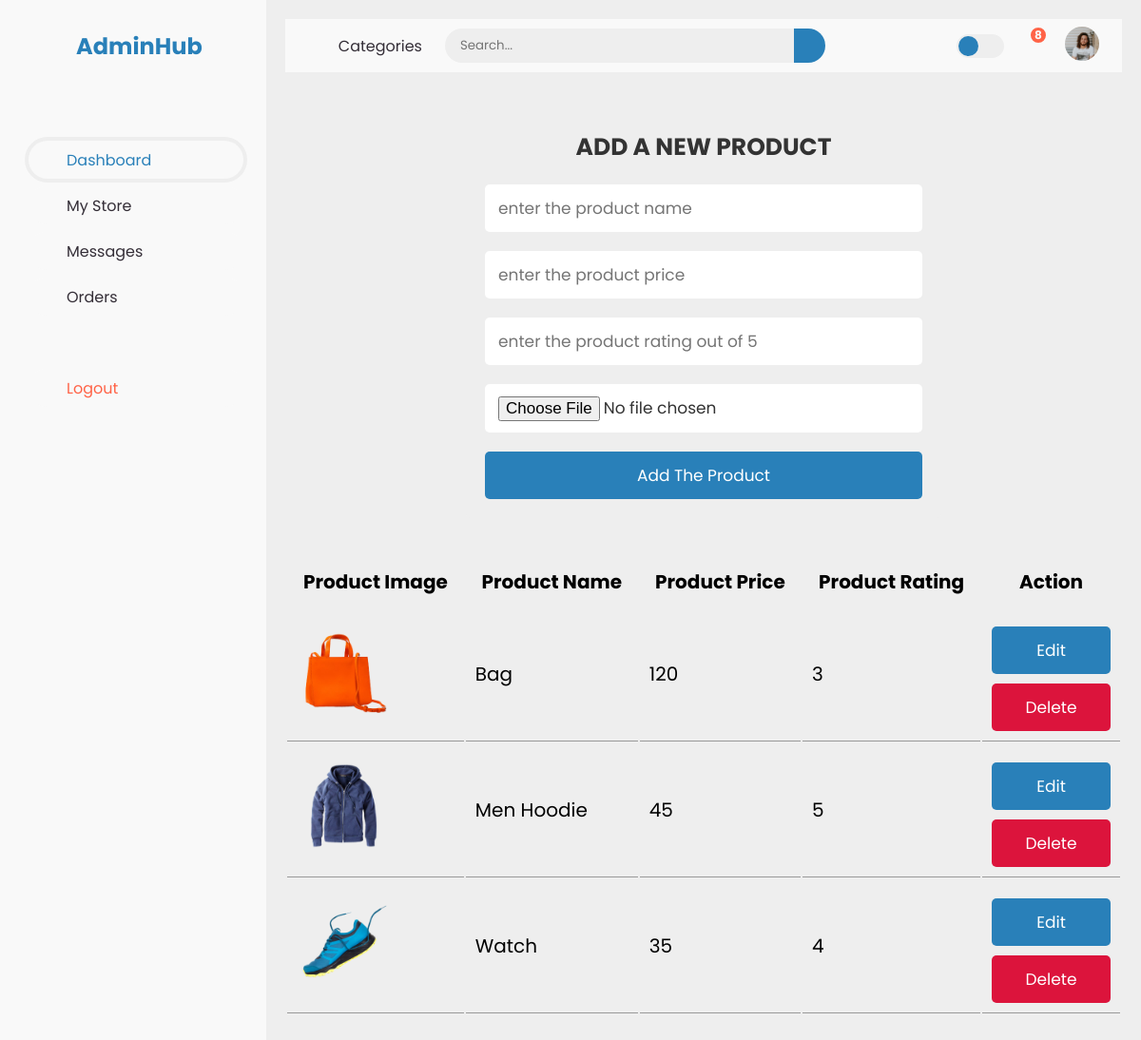
The app's page /admin/mystore.php (signed in) with its own data.
### tables this page shows
CREATE TABLE `products` (
  `id` int(100) NOT NULL,
  `name` varchar(100) NOT NULL,
  `details` varchar(500) NOT NULL,
  `price` int(10) NOT NULL,
  `rating` int(1) NOT NULL DEFAULT 0,
  `image` varchar(100) NOT NULL
);

### admin/mystore.php (the view, shortened to what this page needs)
<?php
include 'functions.php';
?>
<!DOCTYPE html>
<html lang="en">
<head>
	<link href='/public/css/boxicons.min.css' rel='stylesheet'>
	<link rel="stylesheet" href="../public/css/admin.css">
	<link rel="stylesheet" href="../public/css/mystore.css">
</head>
<body>
	<section id="sidebar">
		<a href="#" class="brand">
			<i class='bx bxs-smile'></i>
			<span class="text">AdminHub</span>
		</a>
		<ul class="side-menu top">
			<li class="active">
				<a href="index.php">
					<i class='bx bxs-dashboard' ></i>
					<span class="text">Dashboard</span>
				</a>
			</li>
			<li>
				<a href="mystore.php">
					<i class='bx bxs-shopping-bag-alt' ></i>
					<span class="text">My Store</span>
				</a>
			</li>
			<li>
				<a href="messages.php">
					<i class='bx bxs-message-dots' ></i>
					<span class="text">Messages</span>
				</a>
			</li>
			<li>
				<a href="orders.php">
					<i class='bx bxs-group' ></i>
					<span class="text">Orders</span>
				</a>
			</li>
		</ul>
		<ul class="side-menu">
			<li>
				<a href="/logout.php" class="logout">
					<i class='bx bxs-log-out-circle' ></i>
					<span class="text">Logout</span>
				</a>
			</li>
		</ul>
	</section>
	<section id="content">
		<nav>
			<i class='bx bx-menu' ></i>
			<a href="#" class="nav-link">Categories</a>
			<form action="#">
				<div class="form-input">
					<input type="search" placeholder="Search...">
					<button type="submit" class="search-btn"><i class='bx bx-search' ></i></button>
				</div>
			</form>
			<label for="switch-mode" class="switch-mode"></label>
			<a href="#" class="notification">
				<i class='bx bxs-bell' ></i>
				<span class="num">8</span>
			</a>
			<a href="#" class="profile">
				<img src="../public/imgs/people.png">
			</a>
		</nav>
		<div class="container">
			<section>
				<form action="" method="post" class="add-product-form" enctype ="multipart/form-data">
					<h3>Add a new product</h3>
					<input type="text" name="product_name" placeholder="enter the product name" class="box" required>
					<input type="number" name="product_price" min="0" placeholder="enter the product price" class="box" required>
					<input type="number" name="product_rating" min="0" placeholder="enter the product rating out of 5" class="box" required>
					<input type="file" name="product_image" accept="image/png, image/jpg, image/jpeg" class="box" required>
					<input type="submit" value="Add the product" name="add_product" class="btn">
				</form>
			</section>
		</div>
		<?php
		$query = "SELECT * FROM PRODUCTS";
		$select = $conn->query($query);
		?>
		<div class="product-display">
			<table class="product-display-table">
				<thead>
					<tr>
						<th>Product image</th>
						<th>Product name</th>
						<th>Product price</th>
						<th>Product rating</th>
						<th colspan="2">action</th>
					</tr>
					<?php
					while($row = $select->fetch(PDO::FETCH_ASSOC)){
					?>
					<tr>
						<td><img src="/public/imgs/products/<?= $row['image'];?>" height="100" alt=""></td>
						<td><?php echo $row['name'];?></td>
						<td><?php echo $row['price'];?></td>
						<td><?php echo $row['rating'];?></td>
						<td>
							<a href="admin_update.php?edit=<?php echo $row['id'];?>" class="btn"><i class="fas fa-edit"></i>edit</a>
							<a href="mystore.php?delete=<?php echo $row['id'];?>" class="btn"><i class="fas fa-trash"></i>delete</a>
						</td>
					</tr>
					<?php };?>
				</thead>
			</table>
		</div>
	</section>
</body>
</html>

### public/css/mystore.css (style rules this page uses)
:root { --blue:#2980b9; --red:tomato; --orange:orange; --black:#333; --white:#fff; --bg-color:#eee; --dark-bg:rgba(0,0,0,.7); --box-shadow:0 .5rem 1rem rgba(0,0,0,.1); --border:.1rem solid #999; }
* { font-family: 'Poppins', sans-serif; margin:0; padding:0; box-sizing: border-box; outline: none; border:none; text-decoration: none; text-transform: capitalize; }
html { font-size: 62.5%; overflow-x: hidden; }
.btn, .option-btn, .delete-btn { display: block; width: 100%; text-align: center; background-color: var(--blue); color:var(--white); font-size: 1.7rem; padding:1.2rem 3rem; border-radius: .5rem; cursor: pointer; margin-top: 1rem; }
.product-display { margin: 2rem 0; overflow-y: scroll; }
.product-display .product-display-table { width:100% }
.product-display .product-display-table thead { padding:1rem; font-size:2rem; background: #eee; }
.product-display .product-display-table th { padding:1rem; font-size:2rem; }
.product-display .product-display-table td { padding:1rem; font-size:2rem; border-bottom: var(--border); }
.product-display .product-display-table .btn:last-child { background: crimson; }
.add-product-form { max-width: 50rem; background-color: var(--bg-color); border-radius: .5rem; padding:2rem; margin:0 auto; margin-top: 2rem; }
.add-product-form h3 { font-size: 2.5rem; margin-bottom: 1rem; color:var(--black); text-transform: uppercase; text-align: center; }
.add-product-form .box { text-transform: none; padding:1.2rem 1.4rem; font-size: 1.7rem; color:var(--black); border-radius: .5rem; background-color: var(--white); margin:1rem 0; width: 100%; }

### records on screen
products: image (picture), name "Bag", price "120", rating "3"
products: image (picture), name "Men Hoodie", price "45", rating "5"
products: image (picture), name "Watch", price "35", rating "4"
